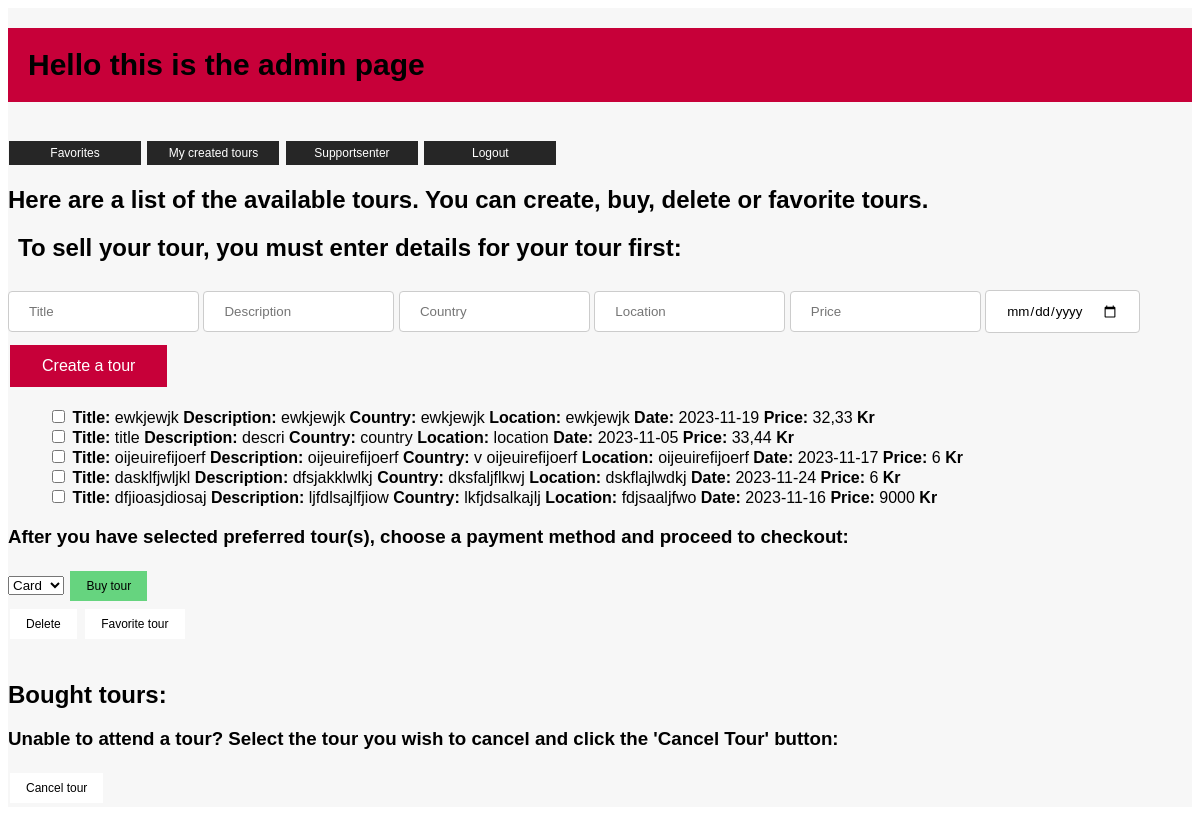
The app's page /adminpage, older data.
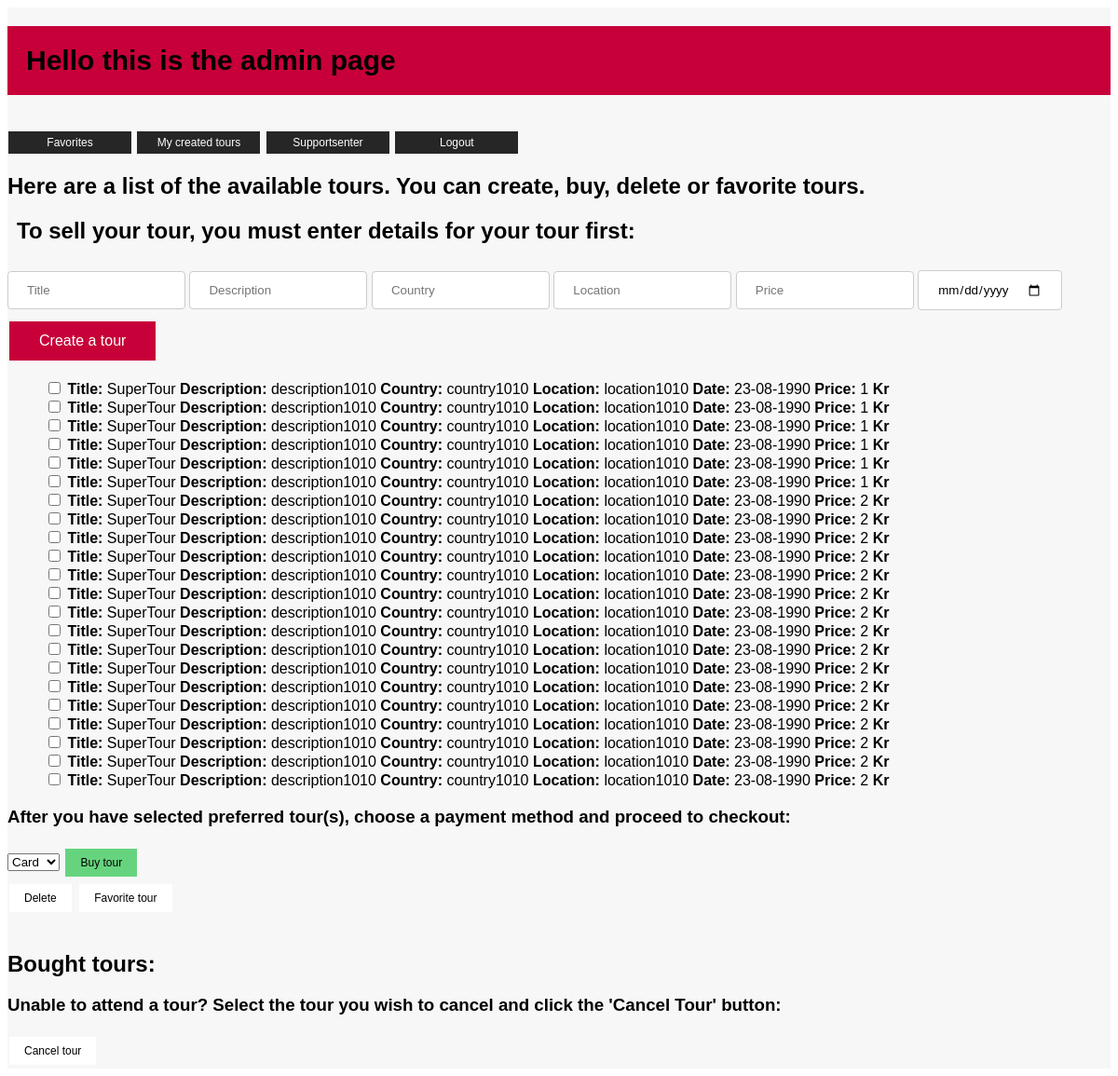
The same page, newer data.
### tables this page shows
CREATE TABLE Tour(
                ID INTEGER PRIMARY KEY AUTOINCREMENT,
                Title TEXT,
                Description TEXT,
                Country TEXT,
                Location TEXT,
                Date DATETIME,
                Price DECIMAL(10, 2),
                CreatedBy 
    );

### app.py (the view)
@application.route('/adminpage')
def adminpage():
    global global_user_id
    list_tours = get_list_tours()
    list_of_bought_tours = get_list_of_user_bought_tours(global_user_id)
    list_of_users = get_user_list()
    is_admin = get_user_online_is_admin()
    logging("went to admin page")
    return render_template('/adminpage.html', is_admin=is_admin, list_of_tours=list_tours, list_of_bought_tours=list_of_bought_tours, users=list_of_users)

### backend/autentication/admin.py (called while the page is built)
def logging(action):
    timestamp = datetime.now()
    name = get_user_online()
    namestamp = f'{timestamp:Date: %d.%m.%y Time: %H:%M} User: {name} {action} '
    with open(path, 'a') as file:
        print(namestamp, file=file)

### backend/autentication/login.py (called while the page is built)
def get_user_online():
    pathing = os.path.dirname(__file__) + "/user_online.json"
    try:
        with open(pathing, 'r') as file:
            data = json.load(file)
            return data.get('user_online', '')
    except FileNotFoundError:
        return r'user_online.json File Not Found'

def get_user_online_is_admin():
    admin_check = get_user_online()
    if admin_get(admin_check):
        return True
    else:
        return False

### backend/database/Tour.py (called while the page is built)
def list_tours():
    db = sqlite3.connect(pathing)
    cursor = db.cursor()
    cursor.execute("SELECT * from Tour")
    list = cursor.fetchall()
    return list

def get_user_list():
    db = sqlite3.connect(pathing)
    cursor = db.cursor()
    cursor.execute("SELECT ID, Username FROM User")
    users = cursor.fetchall()
    return users

### backend/database/Tour_advanced.py (called while the page is built)
def list_of_user_bought_tours(global_id):
    db = sqlite3.connect(pathing)
    cursor = db.cursor()
    cursor.execute('''SELECT TourBooked.ID, Tour.Title, Tour.Description, Tour.Country, Tour.Location, Tour.Date, Tour.Price
        FROM Tour
        INNER JOIN TourBooked on Tour.ID = TourBooked.Tour_ID
        WHERE TourBooked.User_ID = ?
        ORDER BY Tour.Title''', (global_id,))
    list_of_bought_tours = cursor.fetchall()
    db.close()
    return list_of_bought_tours

### backend/database/user.py (called while the page is built)
def admin_get(Username):
    con = sqlite3.connect(pathing)
    cur = con.cursor()
    try:
        con = sqlite3.connect(pathing)
        cur = con.cursor()
        cur.execute("SELECT Admin FROM User WHERE Username = ?", (Username,))
        admin = cur.fetchone()
        return admin[0]
    except:
        print("FEIL I ADMIN_GET")

### backend/handler/tour_handler.py (called while the page is built)
def get_list_tours():
    return list_tours()

def get_list_of_user_bought_tours(global_id):
    return list_of_user_bought_tours(global_id)

### frontend/templates/adminpage.html (shortened to what this page needs)
<!DOCTYPE html>
<html lang="en">
<head>
    <link rel="stylesheet" type="text/css" href="{{ url_for('static', filename='css/adminpage.css') }}">
</head>
<body>
<div id="grid">
    <div id="colored_body">
    <h1 id="intro">Hello this is the admin page</h1><br>
    <a href="{{ url_for('favorites') }}" class="top_links_styling">Favorites</a>
    <a href="{{ url_for('my_created_tours') }}" class="top_links_styling">My created tours</a>
    <a href="{{ url_for('support_senter') }}" class="top_links_styling">Supportsenter</a>
    <a href="{{ url_for('index') }}" class="top_links_styling">Logout</a>
    <h2>Here are a list of the available tours. You can create, buy, delete or favorite tours.</h2>
    <h2 id="instruction">To sell your tour, you must enter details for your tour first:</h2>
    <form action="/admin_create_a_tour" method="POST" id="form_create_tour_input">
        <input type="text" name="Title" placeholder="Title" class="input_styling">
        <input type="text" name="Description" placeholder="Description" class="input_styling">
        <input type="text" name="Country" placeholder="Country" class="input_styling">
        <input type="text" name="Location" placeholder="Location" class="input_styling">
        <input type="price" name="Price" placeholder="Price" class="input_styling">
        <input type="date" name="Date" class="input_styling">
        <button type="submit" class="tour_button_styling">Create a tour</button>
    </form>
    <form action="/admin_checkbox_tour" method="POST" id="available_tours">
        <ul>
            {% for tour in list_of_tours %}
            <li>
                <input type="checkbox" name="checkbox_row" value="{{ tour[0] }}">
                <strong>Title:</strong> {{ tour[1] }}
                <strong>Description:</strong> {{ tour[2] }}
                <strong>Country:</strong> {{ tour[3] }}
                <strong>Location:</strong> {{ tour[4] }}
                <strong>Date:</strong> {{ tour[5] }}
                <strong>Price:</strong> {{ tour[6] }} <strong>Kr</strong>
            </li>
            {% endfor %}
        </ul>
        <h3>After you have selected preferred tour(s), choose a payment method and proceed to checkout:</h3>
        <select id="dropdown">
            <option value="valg1">Card</option>
        </select>
        <button type="submit" name="handle_action" value="buy" class="checkbox_buy_button_styling">Buy tour</button><br>
        <button type="submit" name="handle_action" value="delete" class="checkbox_button_styling">Delete</button>
        <button type="submit" name="handle_action" value="favorite" class="checkbox_button_styling">Favorite tour</button>
    </form> <br>
    <h2>Bought tours:</h2>
    <form action="/admin_remove_bought_tour" method="POST" id="bought_tours">
        <h3>Unable to attend a tour? Select the tour you wish to cancel and click the 'Cancel Tour' button:</h3>
        <button type="submit" name="handle_action" value="delete" class="checkbox_button_styling">Cancel tour</button>
    </form>
    </div>
</div>
</body>
</html>

### static/css/adminpage.css (style rules this page uses)
* { font-family: "Gill Sans", sans-serif; }
#grid { display: grid; grid-template-columns: 1fr 1fr 1fr 1fr 1fr grid-template-rows: 1fr 1fr 1fr 1fr 1fr 1fr }
#intro { font-decoration: none; font-size: 30px; font-weight: 900; grid-column: 2/4; grid-row: 1/2; background-color: #C70039; padding: 20px; }
#instruction { font-decoration: none; grid-column: 2/5; grid-row: 1/2; padding-left: 10px; }
#form_create_tour_input { grid-column: 2/4; grid-row: 2/3; }
.input_styling { padding: 12px 20px; margin: 8px 0; display: inline-block; border: 1px solid #ccc; border-radius: 4px; box-sizing: border-box; }
.tour_button_styling { background-color: #C70039; border: none; color: white; padding: 12px 32px; text-align: center; text-decoration: none; display: inline-block; font-size: 16px; margin: 4px 2px; cursor: pointer; }
.checkbox_button_styling { background-color: #ffffff; border: none; color: black; padding: 8px 16px; text-align: center; text-decoration: none; display: inline-block; font-size: 12px; margin: 4px 2px; cursor: pointer; }
.checkbox_buy_button_styling { background-color: #66d47f; border: none; color: black; padding: 8px 16px; text-align: center; text-decoration: none; display: inline-block; font-size: 12px; margin: 4px 2px; cursor: pointer; }
.top_links_styling { background-color: #262626; border: none; color: white; padding: 5px 16px; width: 100px; text-align: center; text-decoration: none; display: inline-block; font-size: 12px; margin: 1px 1px; cursor: pointer; }
#available_tours { grid-column: 2/4; grid-row: 3/4; }
#bought_tours { grid-column: 2/4; grid-row: 5/6; }
#colored_body { grid-column: 2/4; grid-row: 1/6; background-color: #F7F7F7; }
ul { list-style-type: none; }

Row changes from the older to the newer data that the page shows:
removed Tour: Title "ewkjewjk", Description "ewkjewjk", Country "ewkjewjk", Location "ewkjewjk", Date "2023-11-19", Price "32,33"
removed Tour: Title "title", Description "descri", Country "country", Location "location", Date "2023-11-05", Price "33,44"
removed Tour: Title "oijeuirefijoerf", Description "oijeuirefijoerf", Country "v oijeuirefijoerf", Location "oijeuirefijoerf", Date "2023-11-17", Price "6"
removed Tour: Title "dasklfjwljkl", Description "dfsjakklwlkj", Country "dksfaljflkwj", Location "dskflajlwdkj", Date "2023-11-24", Price "6"
removed Tour: Title "dfjioasjdiosaj", Description "ljfdlsajlfjiow", Country "lkfjdsalkajlj", Location "fdjsaaljfwo", Date "2023-11-16", Price "9000"
added Tour: Title "SuperTour", Description "description1010", Country "country1010", Location "location1010", Date "23-08-1990", Price "1"
added Tour: Title "SuperTour", Description "description1010", Country "country1010", Location "location1010", Date "23-08-1990", Price "1"
added Tour: Title "SuperTour", Description "description1010", Country "country1010", Location "location1010", Date "23-08-1990", Price "1"
added Tour: Title "SuperTour", Description "description1010", Country "country1010", Location "location1010", Date "23-08-1990", Price "1"
added Tour: Title "SuperTour", Description "description1010", Country "country1010", Location "location1010", Date "23-08-1990", Price "1"
added Tour: Title "SuperTour", Description "description1010", Country "country1010", Location "location1010", Date "23-08-1990", Price "1"
added Tour: Title "SuperTour", Description "description1010", Country "country1010", Location "location1010", Date "23-08-1990", Price "2"
added Tour: Title "SuperTour", Description "description1010", Country "country1010", Location "location1010", Date "23-08-1990", Price "2"
added Tour: Title "SuperTour", Description "description1010", Country "country1010", Location "location1010", Date "23-08-1990", Price "2"
added Tour: Title "SuperTour", Description "description1010", Country "country1010", Location "location1010", Date "23-08-1990", Price "2"
added Tour: Title "SuperTour", Description "description1010", Country "country1010", Location "location1010", Date "23-08-1990", Price "2"
added Tour: Title "SuperTour", Description "description1010", Country "country1010", Location "location1010", Date "23-08-1990", Price "2"
added Tour: Title "SuperTour", Description "description1010", Country "country1010", Location "location1010", Date "23-08-1990", Price "2"
added Tour: Title "SuperTour", Description "description1010", Country "country1010", Location "location1010", Date "23-08-1990", Price "2"
added Tour: Title "SuperTour", Description "description1010", Country "country1010", Location "location1010", Date "23-08-1990", Price "2"
added Tour: Title "SuperTour", Description "description1010", Country "country1010", Location "location1010", Date "23-08-1990", Price "2"
added Tour: Title "SuperTour", Description "description1010", Country "country1010", Location "location1010", Date "23-08-1990", Price "2"
added Tour: Title "SuperTour", Description "description1010", Country "country1010", Location "location1010", Date "23-08-1990", Price "2"
added Tour: Title "SuperTour", Description "description1010", Country "country1010", Location "location1010", Date "23-08-1990", Price "2"
added Tour: Title "SuperTour", Description "description1010", Country "country1010", Location "location1010", Date "23-08-1990", Price "2"
added Tour: Title "SuperTour", Description "description1010", Country "country1010", Location "location1010", Date "23-08-1990", Price "2"
added Tour: Title "SuperTour", Description "description1010", Country "country1010", Location "location1010", Date "23-08-1990", Price "2"
